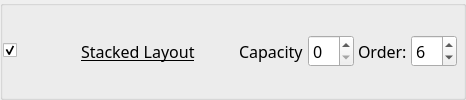
        <widget class="QGroupBox" name="GB_6_stackedLayout">
         <property name="sizePolicy">
          <sizepolicy hsizetype="Preferred" vsizetype="Maximum">
           <horstretch>0</horstretch>
           <verstretch>0</verstretch>
          </sizepolicy>
         </property>
         <property name="title">
          <string/>
         </property>
         <property name="flat">
          <bool>true</bool>
         </property>
         <layout class="QGridLayout" name="gridLayout_25">
          <property name="leftMargin">
           <number>0</number>
          </property>
          <property name="horizontalSpacing">
           <number>4</number>
          </property>
          <item row="0" column="0">
           <widget class="QCheckBox" name="kcfg_stackedLayoutEnabled">
            <property name="accessibleName">
             <string>Stacked Layout</string>
            </property>
            <property name="checked">
             <bool>true</bool>
            </property>
           </widget>
          </item>
          <item row="0" column="1">
           <widget class="QToolButton" name="stackedLayoutPictogram">
            <property name="icon">
             <iconset theme="krohnkite-layout-stacked"/>
            </property>
            <property name="iconSize">
             <size><width>48</width><height>32</height></size>
            </property>
            <property name="minimumSize">
             <size><width>56</width><height>40</height></size>
            </property>
            <property name="maximumSize">
             <size><width>56</width><height>40</height></size>
            </property>
            <property name="autoRaise"><bool>true</bool></property>
            <property name="focusPolicy"><enum>Qt::FocusPolicy::NoFocus</enum></property>
            <property name="accessibleName"><string>Stacked Layout preview</string></property>
            <property name="styleSheet">
             <string notr="true">QToolButton { border: none; background: transparent; } QToolButton:hover { border: none; background: transparent; } QToolButton:pressed { border: none; background: transparent; }</string>
            </property>
           </widget>
          </item>
          <property name="topMargin">
           <number>0</number>
          </property>
          <property name="rightMargin">
           <number>6</number>
          </property>
          <property name="bottomMargin">
           <number>0</number>
          </property>
          <property name="verticalSpacing">
           <number>0</number>
          </property>
          <item row="0" column="6">
           <widget class="QLabel" name="label_51">
            <property name="font">
             <font>
              <family>Noto Sans</family>
              <pointsize>12</pointsize>
              <italic>false</italic>
              <bold>false</bold>
              <underline>false</underline>
             </font>
            </property>
            <property name="text">
             <string>Order:</string>
            </property>
           </widget>
          </item>
          <item row="0" column="7">
           <widget class="QSpinBox" name="kcfg_stackedLayoutOrder">
            <property name="font">
             <font>
              <family>Noto Sans</family>
              <pointsize>12</pointsize>
              <italic>false</italic>
              <bold>false</bold>
              <underline>false</underline>
             </font>
            </property>
            <property name="toolTip">
             <string>Order in layout rotation</string>
            </property>
            <property name="minimum">
             <number>1</number>
            </property>
            <property name="maximum">
             <number>13</number>
            </property>
            <property name="value">
             <number>6</number>
            </property>
           </widget>
          </item>
          <item row="0" column="3">
           <spacer name="horizontalSpacer_20">
            <property name="orientation">
             <enum>Qt::Orientation::Horizontal</enum>
            </property>
            <property name="sizeHint" stdset="0">
             <size>
              <width>40</width>
              <height>20</height>
             </size>
            </property>
           </spacer>
          </item>
          <item row="0" column="5">
           <widget class="QSpinBox" name="kcfg_stackedLayoutCapacity">
            <property name="font">
             <font>
              <family>Noto Sans</family>
              <pointsize>12</pointsize>
              <italic>false</italic>
              <bold>false</bold>
              <underline>false</underline>
             </font>
            </property>
            <property name="toolTip">
             <string>&lt;html&gt;&lt;head/&gt;&lt;body&gt;&lt;p&gt;0 - to disable&lt;/p&gt;&lt;/body&gt;&lt;/html&gt;</string>
            </property>
            <property name="maximum">
             <number>99</number>
            </property>
            <property name="value">
             <number>0</number>
            </property>
           </widget>
          </item>
          <item row="0" column="4">
           <widget class="QLabel" name="label_44">
            <property name="font">
             <font>
              <family>Noto Sans</family>
              <pointsize>12</pointsize>
              <italic>false</italic>
              <bold>false</bold>
              <underline>false</underline>
             </font>
            </property>
            <property name="text">
             <string>Capacity</string>
            </property>
           </widget>
          </item>
          <item row="0" column="2">
           <widget class="QLabel" name="label_50">
            <property name="font">
             <font>
              <family>Noto Sans</family>
              <pointsize>12</pointsize>
              <italic>false</italic>
              <bold>false</bold>
              <underline>true</underline>
             </font>
            </property>
            <property name="text">
             <string>Stacked Layout</string>
            </property>
            <property name="margin">
             <number>0</number>
            </property>
            <property name="buddy">
             <cstring>kcfg_stackedLayoutEnabled</cstring>
            </property>
           </widget>
          </item>
          </layout>
        </widget>
